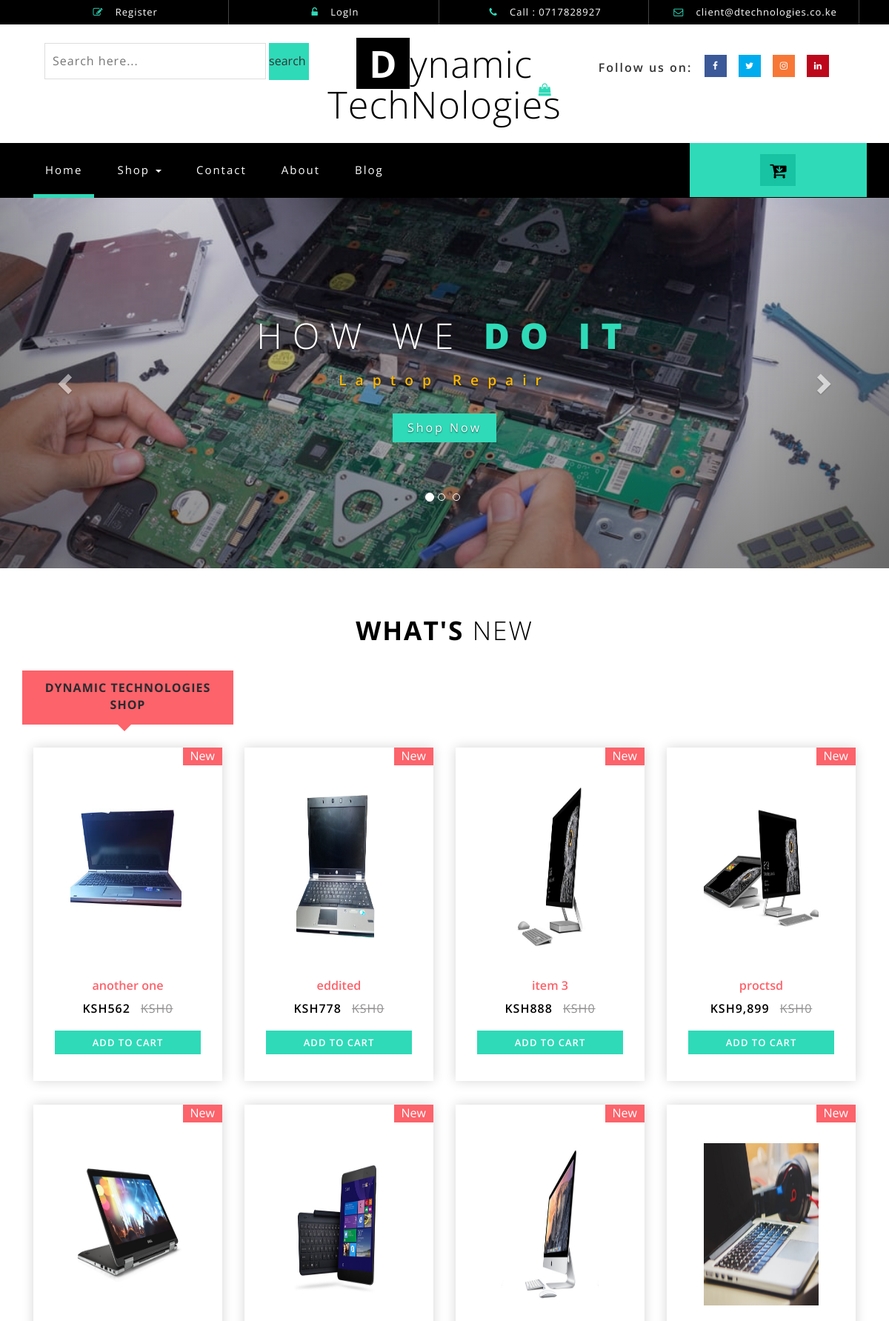
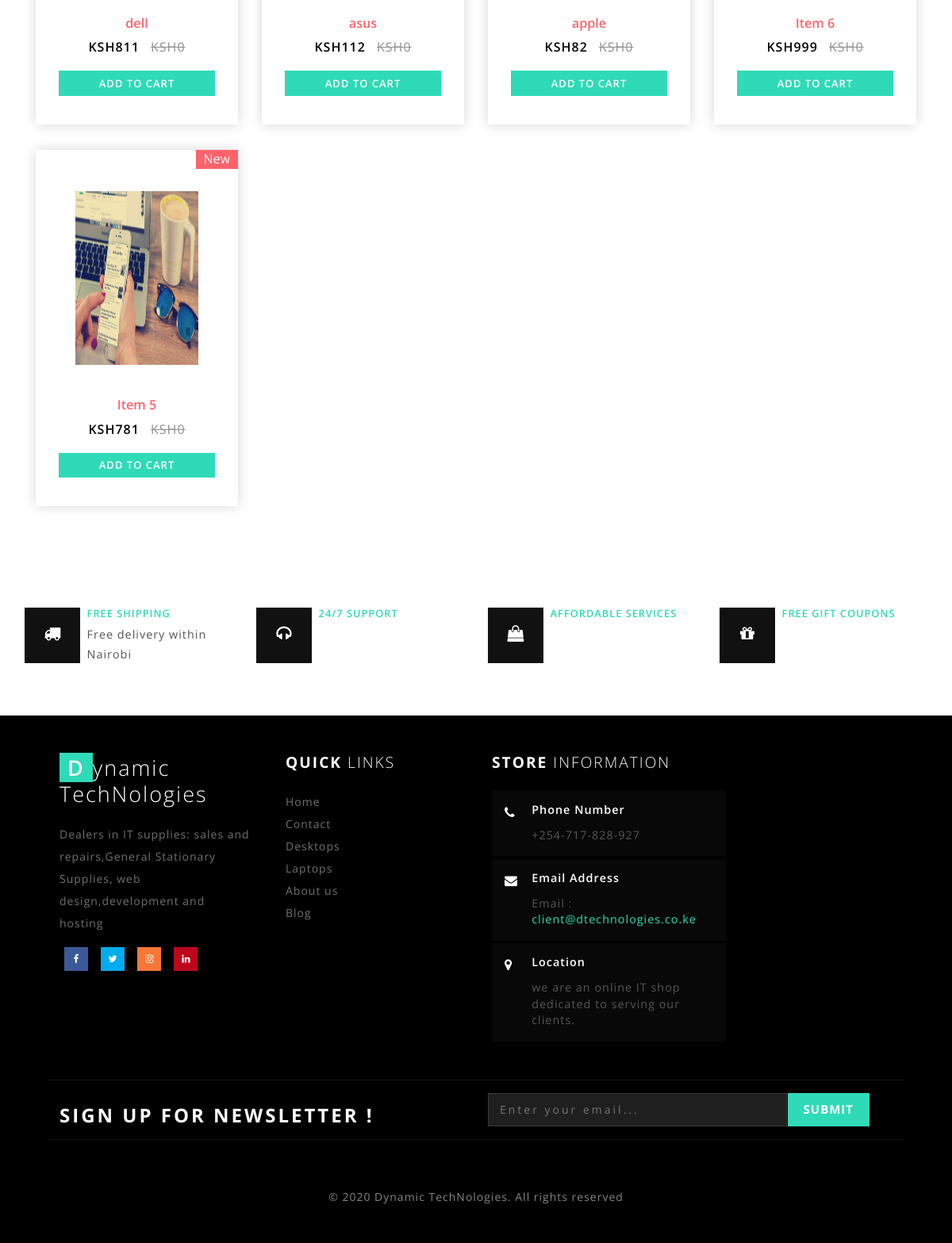
The page / on the database its author committed (2 pictures, top to bottom).
### shop/models.py (models this page shows, shortened)
class shop(models.Model):
    image1 =models.ImageField(upload_to='image51862926581',help_text="width >=255px,heigth >=291px")
    image2 =models.ImageField(upload_to='image51862926581',help_text="width >=255px,heigth >=291px: this field can be blank",blank=True,null=True)
    name = models.CharField(max_length=150)
    condition = models.CharField(max_length=100,choices=state,default="New")
    category = models.CharField(max_length=120, choices= groups)
    description = models.TextField()
    slug = models.SlugField(max_length=150,unique=True)
    price = models.IntegerField()
    instock = models.BooleanField(default=True)
    pricebefore = models.IntegerField(default=0)
    datepost = models.DateTimeField(default=datetime.now, blank=True)
    shopviews = models.IntegerField(default=0)
    class Meta:
        ordering = ['-datepost']

### shop/views.py (the view)
# urls.py: path('', views.index,name='index'),
def index(request):
    title = "Laptops | Desktops | accessories | new and refurbished"
    allitems = shop.objects.all()
    return render(request,'index.html',{'allitems':allitems,"title":title})

### template/index.html (shortened to what this page needs)
{% load static %}
{% load humanize %}
<!DOCTYPE html>
<html lang="en">
<head>
<link href="{% static 'css/bootstrap.css' %}" rel="stylesheet" type="text/css" media="all" />
<link href="{% static 'css/style.css' %}" rel="stylesheet" type="text/css" media="all" />
<link href="{% static 'css/font-awesome.css' %}" rel="stylesheet" type="text/css" media="all">
<link href="{% static 'css/easy-responsive-tabs.css' %}" rel='stylesheet' type='text/css'/>
<link rel="stylesheet" href="{% static 'css/flexslider.css' %}" type="text/css" media="screen" />
</head>
<body>
<div class="header" id="home">
	<div class="container">
		<ul>
			<li> <a href="#" data-toggle="modal" data-target="#myModal2"><i class="fa fa-pencil-square-o" aria-hidden="true"></i> Register </a></li>
			{% if user.is_authenticated %}
			<li> <a href="{% url 'logout' %}" rel="nofollow"><i class="fa fa-pencil-square-o" aria-hidden="true"></i>Hi {{user.first_name}} | Log out </a></li>
			{% else %}
		    <li> <a href="#" data-toggle="modal" data-target="#myModal"><i class="fa fa-unlock-alt" aria-hidden="true"></i> LogIn </a></li>
			{% endif %}
			<li><i class="fa fa-phone" aria-hidden="true"></i> Call : 0717828927</li>
			<li><i class="fa fa-envelope-o" aria-hidden="true"></i> <a href="mailto:client@dtechnologies.co.ke">client@dtechnologies.co.ke</a></li>
		</ul>
	</div>
</div>
<div class="header-bot">
	<div class="header-bot_inner_wthreeinfo_header_mid">
		<div class="col-md-4 header-middle">
			<form action="{% url 'search' %}" method="GET">
					<input type="search" name="q" placeholder="Search here..." required="">
					<input type="submit" value="search ">
			</form>
		</div>
			<div class="col-md-4 logo_agile">
				<h1><a href="/"><span>D</span>ynamic TechNologies <i class="fa fa-shopping-bag top_logo_agile_bag" aria-hidden="true"></i></a></h1>
			</div>
		<div class="col-md-4 agileits-social top_content">
						<ul class="social-nav model-3d-0 footer-social w3_agile_social">
						                                   <li class="share">Follow us on: </li>
															<li><a target="_blank" href="https://www.facebook.com/Dynamic-TechNologies-100618898287089/" class="facebook">
																  <div class="front"><i class="fa fa-facebook" aria-hidden="true"></i></div>
																  <div class="back"></div></a></li>
															<li><a href="#" class="twitter">
																  <div class="front"><i class="fa fa-twitter" aria-hidden="true"></i></div>
																  <div class="back"></div></a></li>
															<li><a href="#" class="instagram">
																  <div class="front"><i class="fa fa-instagram" aria-hidden="true"></i></div>
																  <div class="back"></div></a></li>
															<li><a href="#" class="pinterest">
																  <div class="front"><i class="fa fa-linkedin" aria-hidden="true"></i></div>
																  <div class="back"></div></a></li>
														</ul>
		</div>
		<div class="clearfix"></div>
	</div>
</div>
<div class="ban-top">
	<div class="container">
		<div class="top_nav_left">
			<nav class="navbar navbar-default">
			  <div class="container-fluid">
				<div class="collapse navbar-collapse menu--shylock" id="bs-example-navbar-collapse-1">
				  <ul class="nav navbar-nav menu__list">
					<li class="active menu__item menu__item--current"><a class="menu__link" href="/">Home <span class="sr-only">(current)</span></a></li>
					<li class="dropdown menu__item">
						<a href="#" class="dropdown-toggle menu__link" data-toggle="dropdown" role="button" aria-haspopup="true" aria-expanded="false">Shop <span class="caret"></span></a>
					</li>
					<li class=" menu__item"><a class="menu__link" href="{% url 'contacts' %}">Contact</a></li>
					<li class=" menu__item"><a class="menu__link" href="{% url 'about' %}">About</a></li>
					<li class=" menu__item"><a class="menu__link" href="{% url 'blogs' %}">Blog</a></li>
				  </ul>
				</div>
			  </div>
			</nav>
		</div>
		<div class="top_nav_right">
			<div class="wthreecartaits wthreecartaits2 cart cart box_1">
						<form action="#" method="post" class="last">
						<button class="w3view-cart" type="submit" name="submit" value=""><i class="fa fa-cart-arrow-down" aria-hidden="true"></i></button>
					</form>
						</div>
		</div>
		<div class="clearfix"></div>
	</div>
</div>
	{% block content %}
	<div id="myCarousel" class="carousel slide" data-ride="carousel">
		<ol class="carousel-indicators">
			<li data-target="#myCarousel" data-slide-to="0" class="active"></li>
			<li data-target="#myCarousel" data-slide-to="1" class=""></li>
			<li data-target="#myCarousel" data-slide-to="2" class=""></li>
		</ol>
		<div class="carousel-inner" role="listbox">
			<div class="item active">
				<div class="container">
					<div class="carousel-caption">
						<h3> How we <span>Do it</span></h3>
						<p>Laptop Repair</p>
						<a class="hvr-outline-out button2" href="/">Shop Now </a>
					</div>
				</div>
			</div>
		</div>
		<a class="left carousel-control" href="#myCarousel" role="button" data-slide="prev">
			<span class="glyphicon glyphicon-chevron-left" aria-hidden="true"></span>
		</a>
		<a class="right carousel-control" href="#myCarousel" role="button" data-slide="next">
			<span class="glyphicon glyphicon-chevron-right" aria-hidden="true"></span>
		</a>
    </div>
	<div class="new_arrivals_agile_w3ls_info">
		<div class="container">
		    <h3 class="wthree_text_info">What's <span>New</span></h3>
				<div id="horizontalTab">
						<ul class="resp-tabs-list">
							<li> Dynamic TechNologies Shop</li>
						</ul>
					<div class="resp-tabs-container">
						<div class="tab1">
							{% for item in allitems %}
							<div class="col-md-3 product-men">
								<div class="men-pro-item simpleCart_shelfItem">
									<div class="men-thumb-item">
										<img src="{{item.image1.url}}" alt="{{item.name}}" width="255px" height="291px" class="pro-image-front" title="{{item.name}}">
											<span class="product-new-top">{{item.condition}}</span>
									</div>
									<div class="item-info-product ">
										<h4><a href="{% url 'item_detail' category=item.category slug=item.slug %}">{{item.name|truncatewords:"20"}}</a></h4>
										<div class="info-product-price">
											<span class="item_price">KSH{{item.price|intcomma}}</span>
											<del>KSH{{item.pricebefore}}</del>
										</div>
										<div class="snipcart-details top_brand_home_details item_add single-item hvr-outline-out button2">
															<form action="#" method="post">
																<fieldset>
																	<input type="submit" name="submit" value="Add to cart" class="button" />
																</fieldset>
															</form>
														</div>
									</div>
								</div>
							</div>
							{% endfor %}
							</div>
					</div>
				</div>
			</div>
		</div>
<div class="coupons">
		<div class="coupons-grids text-center">
			<div class="w3layouts_mail_grid">
				<div class="col-md-3 w3layouts_mail_grid_left">
					<div class="w3layouts_mail_grid_left1 hvr-radial-out">
						<i class="fa fa-truck" aria-hidden="true"></i>
					</div>
					<div class="w3layouts_mail_grid_left2">
						<h3>FREE SHIPPING</h3>
						<p>Free delivery within Nairobi</p>
					</div>
				</div>
				<div class="col-md-3 w3layouts_mail_grid_left">
					<div class="w3layouts_mail_grid_left1 hvr-radial-out">
						<i class="fa fa-headphones" aria-hidden="true"></i>
					</div>
					<div class="w3layouts_mail_grid_left2">
						<h3>24/7 SUPPORT</h3>
					</div>
				</div>
				<div class="col-md-3 w3layouts_mail_grid_left">
					<div class="w3layouts_mail_grid_left1 hvr-radial-out">
						<i class="fa fa-shopping-bag" aria-hidden="true"></i>
					</div>
					<div class="w3layouts_mail_grid_left2">
						<h3>Affordable services</h3>
					</div>
				</div>
					<div class="col-md-3 w3layouts_mail_grid_left">
					<div class="w3layouts_mail_grid_left1 hvr-radial-out">
						<i class="fa fa-gift" aria-hidden="true"></i>
					</div>
					<div class="w3layouts_mail_grid_left2">
						<h3>FREE GIFT COUPONS</h3>
					</div>
				</div>
				<div class="clearfix"> </div>
			</div>
		</div>
</div>
{% endblock content %}
{% block footer %}
<div class="footer">
	<div class="footer_agile_inner_info_w3l">
		<div class="col-md-3 footer-left">
			<h2><a href="/"><span>D</span>ynamic TechNologies</a></h2>
			<p>Dealers in IT supplies: sales and repairs,General Stationary Supplies, web design,development and hosting</p>
			<ul class="social-nav model-3d-0 footer-social w3_agile_social two">
															<li><a  target="_blank" href="https://www.facebook.com/Dynamic-TechNologies-100618898287089/" class="facebook">
																  <div class="front"><i class="fa fa-facebook" aria-hidden="true"></i></div>
																  <div class="back"></div></a></li>
															<li><a href="#" class="twitter">
																  <div class="front"><i class="fa fa-twitter" aria-hidden="true"></i></div>
																  <div class="back"></div></a></li>
															<li><a href="#" class="instagram">
																  <div class="front"><i class="fa fa-instagram" aria-hidden="true"></i></div>
																  <div class="back"></div></a></li>
															<li><a href="#" class="pinterest">
																  <div class="front"><i class="fa fa-linkedin" aria-hidden="true"></i></div>
																  <div class="back"></div></a></li>
														</ul>
		</div>
		<div class="col-md-9 footer-right">
			<div class="sign-grds">
				<div class="col-md-4 sign-gd">
					<h4>Quick<span> Links</span> </h4>
					<ul>
						<li><a href="/">Home</a></li>
						<li><a href="{% url 'contacts' %}">Contact</a></li>
						<li><a href="{% url 'desktops' %}">Desktops</a></li>
						<li><a href="{% url 'laptops' %}">Laptops</a></li>
						<li><a href="{% url 'about' %}">About us</a></li>
						<li><a href="{% url 'blogs' %}">Blog</a></li>
					</ul>
				</div>
				<div class="col-md-5 sign-gd-two">
					<h4>Store <span>Information</span></h4>
					<div class="w3-address">
						<div class="w3-address-grid">
							<div class="w3-address-left">
								<i class="fa fa-phone" aria-hidden="true"></i>
							</div>
							<div class="w3-address-right">
								<h6>Phone Number</h6>
								<p>+254-717-828-927</p>
							</div>
							<div class="clearfix"> </div>
						</div>
						<div class="w3-address-grid">
							<div class="w3-address-left">
								<i class="fa fa-envelope" aria-hidden="true"></i>
							</div>
							<div class="w3-address-right">
								<h6>Email Address</h6>
								<p>Email :<a href="mailto:client@dtechnologies.co.ke"> client@dtechnologies.co.ke </a></p>
							</div>
							<div class="clearfix"> </div>
						</div>
						<div class="w3-address-grid">
							<div class="w3-address-left">
								<i class="fa fa-map-marker" aria-hidden="true"></i>
							</div>
							<div class="w3-address-right">
								<h6>Location</h6>
								<p>we are an online IT shop dedicated to serving our clients.
								</p>
							</div>
							<div class="clearfix"> </div>
						</div>
					</div>
				</div>
			</div>
		</div>
		<div class="clearfix"></div>
			<div class="agile_newsletter_footer">
					<div class="col-sm-6 newsleft">
				<h3>SIGN UP FOR NEWSLETTER !</h3>
			</div>
			<div class="col-sm-6 newsright">
				<form action="{% url 'newsletter' %}" method="post">
					<input type="email" placeholder="Enter your email..." name="email" required="">
					<input type="submit" value="Submit">
				</form>
			</div>
		<div class="clearfix"></div>
	</div>
		<p class="copy-right">&copy 2020 Dynamic TechNologies. All rights reserved <a href="http://w3layouts.com/"></a></p>
	</div>
</div>
{% endblock footer %}
</body>
</html>

### static/css/easy-responsive-tabs.css (style rules this page uses)
body { margin: 0px; padding: 0px; }
ul.resp-tabs-list, p { margin: 0px; padding: 0px; }
.resp-tabs-list li { display: inline-block; padding: 12px 20px; margin: 0; list-style: none; cursor: pointer; float: left; color: #2A2B2F; width: 25%; text-align: center; font-size: 1em; font-weight: 700; letter-spacing: 1px; text-transform: uppercase; }
.resp-tabs-container { padding: 0px; clear: left; }
.resp-tab-content { display: none; }
.resp-tab-active { border-bottom: 4px solid #fc636b; margin-bottom: -1px !important; position:relative; background:#fc636b; }
.resp-tab-active:before { content: ''; position: absolute; width: 0; height: 0; border-top: 10px solid #fc636b; border-left: 10px solid rgba(69, 42, 21, 0); border-right: 10px solid rgba(199, 57, 57, 0); left: 45%; top: 103%; transition: 0.5s all; -webkit-transition: 0.5s all; -o-transition: 0.5s all; -moz-transition: 0.5s all; -ms-transition: 0.5s all; }
.resp-tab-active { background-color:#fc636b; }
.resp-tab-content-active { display: block; }

### static/css/flexslider.css (style rules this page uses)
.carousel li { margin-right: 5px; }

### rows shown on the page
shop: image1 (picture), condition "New", name "another one", price "562", pricebefore "0"
shop: image1 (picture), condition "New", name "eddited", price "778", pricebefore "0"
shop: image1 (picture), condition "New", name "item 3", price "888", pricebefore "0"
shop: image1 (picture), condition "New", name "proctsd", price "9,899", pricebefore "0"
shop: image1 (picture), condition "New", name "dell", price "811", pricebefore "0"
shop: image1 (picture), condition "New", name "asus", price "112", pricebefore "0"
shop: image1 (picture), condition "New", name "apple", price "82", pricebefore "0"
shop: image1 (picture), condition "New", name "Item 6", price "999", pricebefore "0"
shop: image1 (picture), condition "New", name "Item 5", price "781", pricebefore "0"
